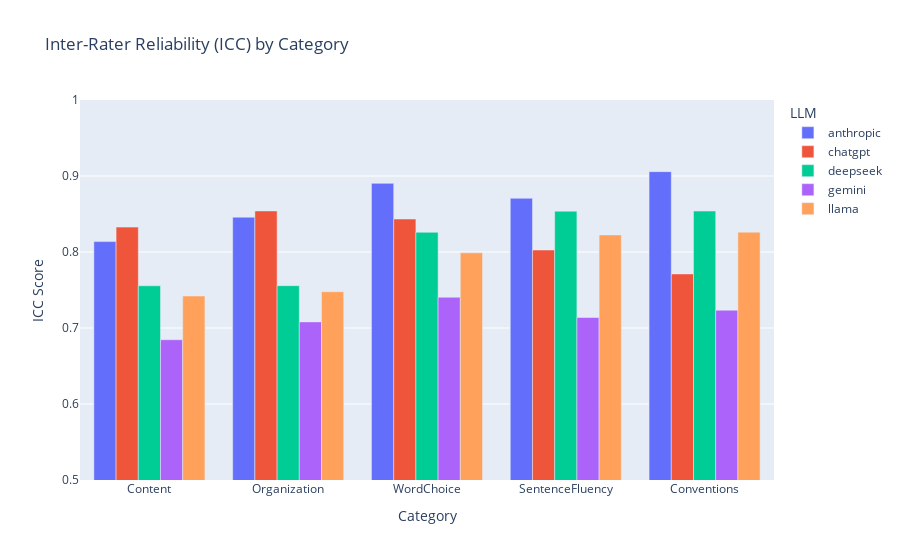
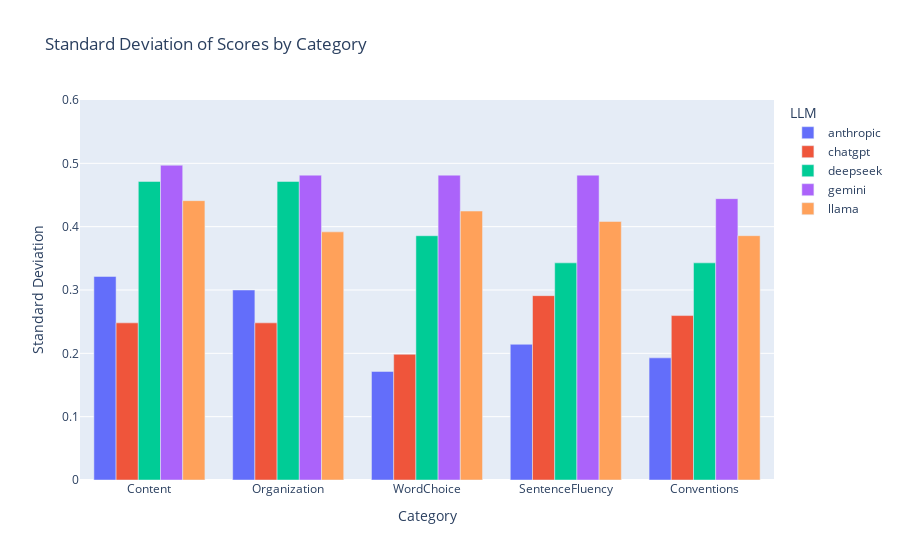
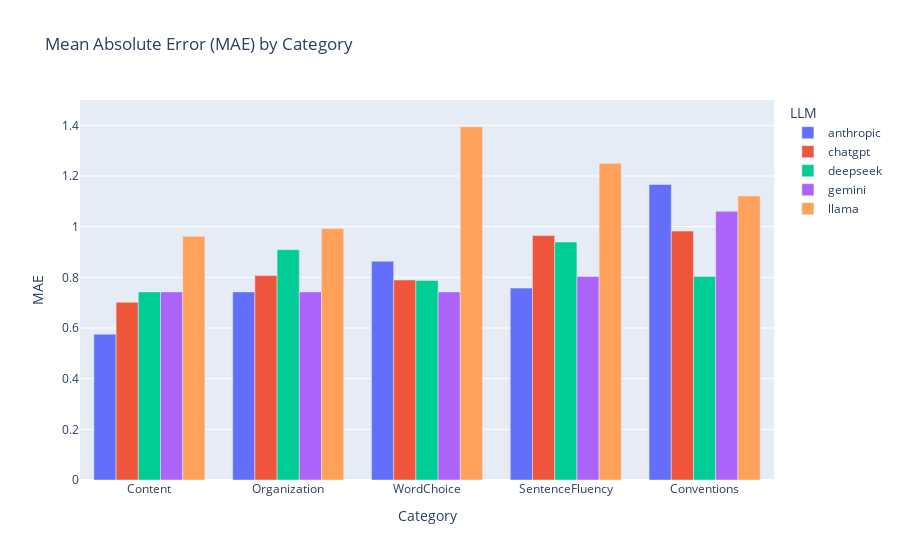
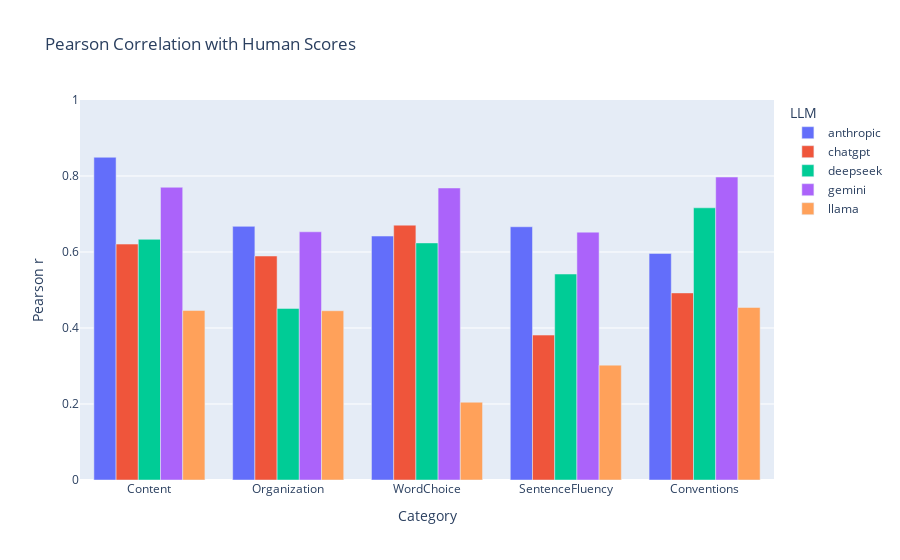

Write notebook code for charts like these, in order.
### Code cell
print("\n--- ESSAY CATEGORY 1 ---")

llm_data = results1.to_dict(orient='records')
human_data = human_graded_scores1.to_dict(orient='records')
categories = grading_category1
category_maxima = rubric_maxima1
category_range = expected_grade_range1
print("\n--- CONSISTENCY ---")
consistency = calculate_consistency(llm_data, categories)
print(consistency)
print("\n--- ACCURAYCY 1 ---")
accuracy1 = calculate_accuracy(llm_data, human_data, categories)
print(accuracy1)
print("\n--- ACCURAYCY 2 ---")
accuracy2 = evaluate_llm_grading_performance(llm_data, human_data, categories, threshold)
print(accuracy2)
print("\n--- TASK COMPLETION RATE---")
task_completion = calculate_task_completion_rate(llm_data, no_of_graded_work)
print(task_completion)
print("\n--- AVERAGE EXECUTION TIME ---")
execution_time = calculate_execution_time(llm_data)
print(execution_time)
inflation_deflation_results = check_grade_inflation_deflation(llm_data, category_maxima, category_range)
print("\n--- Grade Inflation/Deflation Check ---")
print(json.dumps(inflation_deflation_results, indent=4))

visualize_consistency(consistency)
visualize_accuracy(accuracy1)
visualize_classification_metrics(accuracy2)
visualize_completion_rates(task_completion)
visualize_execution_times(execution_time)
visualize_comparison_radar(consistency, accuracy1, execution_time)
visualize_inflation_deflation(inflation_deflation_results)
# View all visualizations together in a dashboard
visualize_all_results(consistency, accuracy1, accuracy2, 
                     task_completion, execution_time, inflation_deflation_results)

#analysis of feedback quality


actionable_suggestions_results = analyze_actionable_suggestions(llm_data)
print("\n--- Actionable Suggestion Analysis ---")
print(json.dumps(actionable_suggestions_results, indent=4))

feedback_similarity_results = calculate_feedback_similarity(llm_data)
print("\n--- Feedback Similarity Between LLMs ---")
print(json.dumps(feedback_similarity_results, indent=4))

visualize_actionable_suggestions(actionable_suggestions_results)
visualize_feedback_similarity(feedback_similarity_results)

### Figure 1 — Plotly figure (JSON) as saved in the notebook; plotly's stock layout.template omitted (floating-point values rounded to 4 significant figures)
{"data": [{"alignmentgroup": "True", "hovertemplate": "LLM=anthropic<br>Category=%{x}<br>ICC Score=%{y}<extra></extra>", "legendgroup": "anthropic", "marker": {"color": "#636efa", "pattern": {"shape": ""}}, "name": "anthropic", "offsetgroup": "anthropic", "orientation": "v", "showlegend": true, "textposition": "auto", "type": "bar", "x": ["Content", "Organization", "WordChoice", "SentenceFluency", "Conventions"], "xaxis": "x", "y": [0.8137, 0.8458, 0.8903, 0.8706, 0.9057], "yaxis": "y"}, {"alignmentgroup": "True", "hovertemplate": "LLM=chatgpt<br>Category=%{x}<br>ICC Score=%{y}<extra></extra>", "legendgroup": "chatgpt", "marker": {"color": "#EF553B", "pattern": {"shape": ""}}, "name": "chatgpt", "offsetgroup": "chatgpt", "orientation": "v", "showlegend": true, "textposition": "auto", "type": "bar", "x": ["Content", "Organization", "WordChoice", "SentenceFluency", "Conventions"], "xaxis": "x", "y": [0.8327, 0.8541, 0.8434, 0.8026, 0.7712], "yaxis": "y"}, {"alignmentgroup": "True", "hovertemplate": "LLM=deepseek<br>Category=%{x}<br>ICC Score=%{y}<extra></extra>", "legendgroup": "deepseek", "marker": {"color": "#00cc96", "pattern": {"shape": ""}}, "name": "deepseek", "offsetgroup": "deepseek", "orientation": "v", "showlegend": true, "textposition": "auto", "type": "bar", "x": ["Content", "Organization", "WordChoice", "SentenceFluency", "Conventions"], "xaxis": "x", "y": [0.7556, 0.7557, 0.8259, 0.8537, 0.8539], "yaxis": "y"}, {"alignmentgroup": "True", "hovertemplate": "LLM=gemini<br>Category=%{x}<br>ICC Score=%{y}<extra></extra>", "legendgroup": "gemini", "marker": {"color": "#ab63fa", "pattern": {"shape": ""}}, "name": "gemini", "offsetgroup": "gemini", "orientation": "v", "showlegend": true, "textposition": "auto", "type": "bar", "x": ["Content", "Organization", "WordChoice", "SentenceFluency", "Conventions"], "xaxis": "x", "y": [0.6846, 0.7081, 0.7405, 0.7138, 0.7234], "yaxis": "y"}, {"alignmentgroup": "True", "hovertemplate": "LLM=llama<br>Category=%{x}<br>ICC Score=%{y}<extra></extra>", "legendgroup": "llama", "marker": {"color": "#FFA15A", "pattern": {"shape": ""}}, "name": "llama", "offsetgroup": "llama", "orientation": "v", "showlegend": true, "textposition": "auto", "type": "bar", "x": ["Content", "Organization", "WordChoice", "SentenceFluency", "Conventions"], "xaxis": "x", "y": [0.7421, 0.7477, 0.7989, 0.8225, 0.8261], "yaxis": "y"}], "layout": {"barmode": "group", "legend": {"title": {"text": "LLM"}, "tracegroupgap": 0}, "title": {"text": "Inter-Rater Reliability (ICC) by Category"}, "xaxis": {"anchor": "y", "domain": [0, 1], "title": {"text": "Category"}}, "yaxis": {"anchor": "x", "domain": [0, 1], "range": [0.5, 1], "title": {"text": "ICC Score"}}}}

### Figure 2 — Plotly figure (JSON) as saved in the notebook; plotly's stock layout.template omitted (floating-point values rounded to 4 significant figures)
{"data": [{"alignmentgroup": "True", "hovertemplate": "LLM=anthropic<br>Category=%{x}<br>Standard Deviation=%{y}<extra></extra>", "legendgroup": "anthropic", "marker": {"color": "#636efa", "pattern": {"shape": ""}}, "name": "anthropic", "offsetgroup": "anthropic", "orientation": "v", "showlegend": true, "textposition": "auto", "type": "bar", "x": ["Content", "Organization", "WordChoice", "SentenceFluency", "Conventions"], "xaxis": "x", "y": [0.3214, 0.3, 0.1714, 0.2143, 0.1928], "yaxis": "y"}, {"alignmentgroup": "True", "hovertemplate": "LLM=chatgpt<br>Category=%{x}<br>Standard Deviation=%{y}<extra></extra>", "legendgroup": "chatgpt", "marker": {"color": "#EF553B", "pattern": {"shape": ""}}, "name": "chatgpt", "offsetgroup": "chatgpt", "orientation": "v", "showlegend": true, "textposition": "auto", "type": "bar", "x": ["Content", "Organization", "WordChoice", "SentenceFluency", "Conventions"], "xaxis": "x", "y": [0.2481, 0.2481, 0.1985, 0.2911, 0.2596], "yaxis": "y"}, {"alignmentgroup": "True", "hovertemplate": "LLM=deepseek<br>Category=%{x}<br>Standard Deviation=%{y}<extra></extra>", "legendgroup": "deepseek", "marker": {"color": "#00cc96", "pattern": {"shape": ""}}, "name": "deepseek", "offsetgroup": "deepseek", "orientation": "v", "showlegend": true, "textposition": "auto", "type": "bar", "x": ["Content", "Organization", "WordChoice", "SentenceFluency", "Conventions"], "xaxis": "x", "y": [0.4714, 0.4714, 0.3857, 0.3428, 0.3428], "yaxis": "y"}, {"alignmentgroup": "True", "hovertemplate": "LLM=gemini<br>Category=%{x}<br>Standard Deviation=%{y}<extra></extra>", "legendgroup": "gemini", "marker": {"color": "#ab63fa", "pattern": {"shape": ""}}, "name": "gemini", "offsetgroup": "gemini", "orientation": "v", "showlegend": true, "textposition": "auto", "type": "bar", "x": ["Content", "Organization", "WordChoice", "SentenceFluency", "Conventions"], "xaxis": "x", "y": [0.497, 0.4813, 0.4813, 0.4813, 0.4442], "yaxis": "y"}, {"alignmentgroup": "True", "hovertemplate": "LLM=llama<br>Category=%{x}<br>Standard Deviation=%{y}<extra></extra>", "legendgroup": "llama", "marker": {"color": "#FFA15A", "pattern": {"shape": ""}}, "name": "llama", "offsetgroup": "llama", "orientation": "v", "showlegend": true, "textposition": "auto", "type": "bar", "x": ["Content", "Organization", "WordChoice", "SentenceFluency", "Conventions"], "xaxis": "x", "y": [0.4411, 0.3918, 0.4246, 0.4082, 0.3858], "yaxis": "y"}], "layout": {"barmode": "group", "legend": {"title": {"text": "LLM"}, "tracegroupgap": 0}, "title": {"text": "Standard Deviation of Scores by Category"}, "xaxis": {"anchor": "y", "domain": [0, 1], "title": {"text": "Category"}}, "yaxis": {"anchor": "x", "domain": [0, 1], "range": [0, 0.6], "title": {"text": "Standard Deviation"}}}}

### Figure 3 — Plotly figure (JSON) as saved in the notebook; plotly's stock layout.template omitted (floating-point values rounded to 4 significant figures)
{"data": [{"alignmentgroup": "True", "hovertemplate": "LLM=anthropic<br>Category=%{x}<br>MAE=%{y}<extra></extra>", "legendgroup": "anthropic", "marker": {"color": "#636efa", "pattern": {"shape": ""}}, "name": "anthropic", "offsetgroup": "anthropic", "orientation": "v", "showlegend": true, "textposition": "auto", "type": "bar", "x": ["Content", "Organization", "WordChoice", "SentenceFluency", "Conventions"], "xaxis": "x", "y": [0.5758, 0.7424, 0.8636, 0.7576, 1.167], "yaxis": "y"}, {"alignmentgroup": "True", "hovertemplate": "LLM=chatgpt<br>Category=%{x}<br>MAE=%{y}<extra></extra>", "legendgroup": "chatgpt", "marker": {"color": "#EF553B", "pattern": {"shape": ""}}, "name": "chatgpt", "offsetgroup": "chatgpt", "orientation": "v", "showlegend": true, "textposition": "auto", "type": "bar", "x": ["Content", "Organization", "WordChoice", "SentenceFluency", "Conventions"], "xaxis": "x", "y": [0.7018, 0.807, 0.7895, 0.9649, 0.9825], "yaxis": "y"}, {"alignmentgroup": "True", "hovertemplate": "LLM=deepseek<br>Category=%{x}<br>MAE=%{y}<extra></extra>", "legendgroup": "deepseek", "marker": {"color": "#00cc96", "pattern": {"shape": ""}}, "name": "deepseek", "offsetgroup": "deepseek", "orientation": "v", "showlegend": true, "textposition": "auto", "type": "bar", "x": ["Content", "Organization", "WordChoice", "SentenceFluency", "Conventions"], "xaxis": "x", "y": [0.7424, 0.9091, 0.7879, 0.9394, 0.803], "yaxis": "y"}, {"alignmentgroup": "True", "hovertemplate": "LLM=gemini<br>Category=%{x}<br>MAE=%{y}<extra></extra>", "legendgroup": "gemini", "marker": {"color": "#ab63fa", "pattern": {"shape": ""}}, "name": "gemini", "offsetgroup": "gemini", "orientation": "v", "showlegend": true, "textposition": "auto", "type": "bar", "x": ["Content", "Organization", "WordChoice", "SentenceFluency", "Conventions"], "xaxis": "x", "y": [0.7424, 0.7424, 0.7424, 0.803, 1.061], "yaxis": "y"}, {"alignmentgroup": "True", "hovertemplate": "LLM=llama<br>Category=%{x}<br>MAE=%{y}<extra></extra>", "legendgroup": "llama", "marker": {"color": "#FFA15A", "pattern": {"shape": ""}}, "name": "llama", "offsetgroup": "llama", "orientation": "v", "showlegend": true, "textposition": "auto", "type": "bar", "x": ["Content", "Organization", "WordChoice", "SentenceFluency", "Conventions"], "xaxis": "x", "y": [0.9621, 0.9924, 1.394, 1.25, 1.121], "yaxis": "y"}], "layout": {"barmode": "group", "legend": {"title": {"text": "LLM"}, "tracegroupgap": 0}, "title": {"text": "Mean Absolute Error (MAE) by Category"}, "xaxis": {"anchor": "y", "domain": [0, 1], "title": {"text": "Category"}}, "yaxis": {"anchor": "x", "domain": [0, 1], "range": [0, 1.5], "title": {"text": "MAE"}}}}

### Figure 4 — Plotly figure (JSON) as saved in the notebook; plotly's stock layout.template omitted (floating-point values rounded to 4 significant figures)
{"data": [{"alignmentgroup": "True", "hovertemplate": "LLM=anthropic<br>Category=%{x}<br>Pearson r=%{y}<extra></extra>", "legendgroup": "anthropic", "marker": {"color": "#636efa", "pattern": {"shape": ""}}, "name": "anthropic", "offsetgroup": "anthropic", "orientation": "v", "showlegend": true, "textposition": "auto", "type": "bar", "x": ["Content", "Organization", "WordChoice", "SentenceFluency", "Conventions"], "xaxis": "x", "y": [0.8493, 0.6675, 0.6419, 0.6664, 0.5961], "yaxis": "y"}, {"alignmentgroup": "True", "hovertemplate": "LLM=chatgpt<br>Category=%{x}<br>Pearson r=%{y}<extra></extra>", "legendgroup": "chatgpt", "marker": {"color": "#EF553B", "pattern": {"shape": ""}}, "name": "chatgpt", "offsetgroup": "chatgpt", "orientation": "v", "showlegend": true, "textposition": "auto", "type": "bar", "x": ["Content", "Organization", "WordChoice", "SentenceFluency", "Conventions"], "xaxis": "x", "y": [0.6208, 0.5895, 0.6706, 0.3813, 0.4923], "yaxis": "y"}, {"alignmentgroup": "True", "hovertemplate": "LLM=deepseek<br>Category=%{x}<br>Pearson r=%{y}<extra></extra>", "legendgroup": "deepseek", "marker": {"color": "#00cc96", "pattern": {"shape": ""}}, "name": "deepseek", "offsetgroup": "deepseek", "orientation": "v", "showlegend": true, "textposition": "auto", "type": "bar", "x": ["Content", "Organization", "WordChoice", "SentenceFluency", "Conventions"], "xaxis": "x", "y": [0.6334, 0.4515, 0.6239, 0.542, 0.7163], "yaxis": "y"}, {"alignmentgroup": "True", "hovertemplate": "LLM=gemini<br>Category=%{x}<br>Pearson r=%{y}<extra></extra>", "legendgroup": "gemini", "marker": {"color": "#ab63fa", "pattern": {"shape": ""}}, "name": "gemini", "offsetgroup": "gemini", "orientation": "v", "showlegend": true, "textposition": "auto", "type": "bar", "x": ["Content", "Organization", "WordChoice", "SentenceFluency", "Conventions"], "xaxis": "x", "y": [0.7704, 0.6532, 0.7685, 0.6522, 0.7972], "yaxis": "y"}, {"alignmentgroup": "True", "hovertemplate": "LLM=llama<br>Category=%{x}<br>Pearson r=%{y}<extra></extra>", "legendgroup": "llama", "marker": {"color": "#FFA15A", "pattern": {"shape": ""}}, "name": "llama", "offsetgroup": "llama", "orientation": "v", "showlegend": true, "textposition": "auto", "type": "bar", "x": ["Content", "Organization", "WordChoice", "SentenceFluency", "Conventions"], "xaxis": "x", "y": [0.446, 0.4454, 0.2046, 0.3023, 0.4541], "yaxis": "y"}], "layout": {"barmode": "group", "legend": {"title": {"text": "LLM"}, "tracegroupgap": 0}, "title": {"text": "Pearson Correlation with Human Scores"}, "xaxis": {"anchor": "y", "domain": [0, 1], "title": {"text": "Category"}}, "yaxis": {"anchor": "x", "domain": [0, 1], "range": [0, 1], "title": {"text": "Pearson r"}}}}
